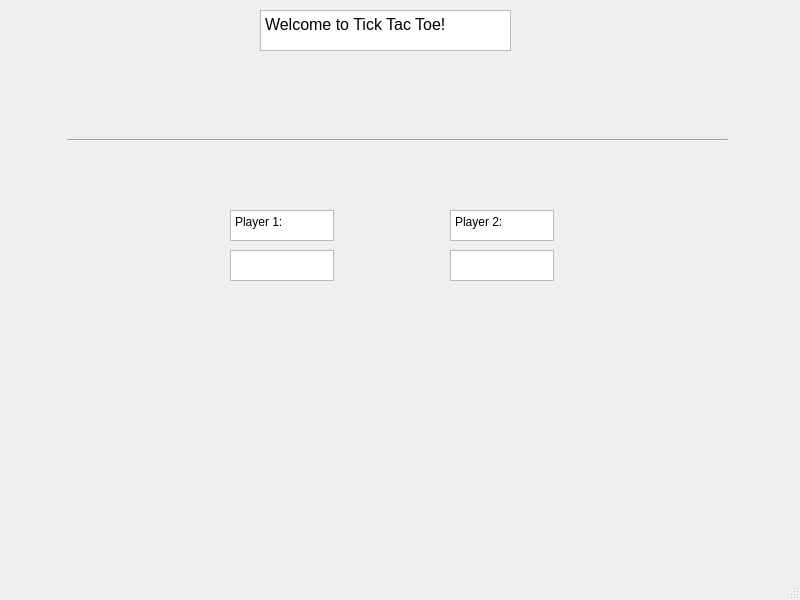
<?xml version="1.0" encoding="UTF-8"?>
<ui version="4.0">
 <class>MainWindow</class>
 <widget class="QMainWindow" name="MainWindow">
  <property name="geometry">
   <rect>
    <x>0</x>
    <y>0</y>
    <width>800</width>
    <height>600</height>
   </rect>
  </property>
  <property name="windowTitle">
   <string>MainWindow</string>
  </property>
  <widget class="QWidget" name="centralwidget">
   <widget class="QTextEdit" name="textEdit">
    <property name="geometry">
     <rect>
      <x>260</x>
      <y>10</y>
      <width>251</width>
      <height>41</height>
     </rect>
    </property>
    <property name="html">
     <string>&lt;!DOCTYPE HTML PUBLIC &quot;-//W3C//DTD HTML 4.0//EN&quot; &quot;http://www.w3.org/TR/REC-html40/strict.dtd&quot;&gt;
&lt;html&gt;&lt;head&gt;&lt;meta name=&quot;qrichtext&quot; content=&quot;1&quot; /&gt;&lt;style type=&quot;text/css&quot;&gt;
p, li { white-space: pre-wrap; }
&lt;/style&gt;&lt;/head&gt;&lt;body style=&quot; font-family:'MS Shell Dlg 2'; font-size:7.8pt; font-weight:400; font-style:normal;&quot;&gt;
&lt;p style=&quot; margin-top:0px; margin-bottom:0px; margin-left:0px; margin-right:0px; -qt-block-indent:0; text-indent:0px;&quot;&gt;&lt;span style=&quot; font-size:12pt;&quot;&gt;Welcome to Tick Tac Toe!&lt;/span&gt;&lt;/p&gt;&lt;/body&gt;&lt;/html&gt;</string>
    </property>
   </widget>
   <widget class="QWidget" name="horizontalLayoutWidget">
    <property name="geometry">
     <rect>
      <x>-200</x>
      <y>50</y>
      <width>160</width>
      <height>80</height>
     </rect>
    </property>
    <layout class="QHBoxLayout" name="horizontalLayout"/>
   </widget>
   <widget class="Line" name="line">
    <property name="geometry">
     <rect>
      <x>67</x>
      <y>130</y>
      <width>661</width>
      <height>20</height>
     </rect>
    </property>
    <property name="orientation">
     <enum>Qt::Horizontal</enum>
    </property>
   </widget>
   <widget class="QPlainTextEdit" name="plainTextEdit">
    <property name="geometry">
     <rect>
      <x>230</x>
      <y>210</y>
      <width>104</width>
      <height>31</height>
     </rect>
    </property>
    <property name="plainText">
     <string>Player 1:</string>
    </property>
   </widget>
   <widget class="QPlainTextEdit" name="Player1Input">
    <property name="geometry">
     <rect>
      <x>230</x>
      <y>250</y>
      <width>104</width>
      <height>31</height>
     </rect>
    </property>
    <property name="plainText">
     <string> </string>
    </property>
   </widget>
   <widget class="QPlainTextEdit" name="Player2Input_2">
    <property name="geometry">
     <rect>
      <x>450</x>
      <y>250</y>
      <width>104</width>
      <height>31</height>
     </rect>
    </property>
    <property name="plainText">
     <string> </string>
    </property>
   </widget>
   <widget class="QPlainTextEdit" name="plainTextEdit_4">
    <property name="geometry">
     <rect>
      <x>450</x>
      <y>210</y>
      <width>104</width>
      <height>31</height>
     </rect>
    </property>
    <property name="plainText">
     <string>Player 2:</string>
    </property>
   </widget>
  </widget>
  <widget class="QMenuBar" name="menubar">
   <property name="geometry">
    <rect>
     <x>0</x>
     <y>0</y>
     <width>800</width>
     <height>26</height>
    </rect>
   </property>
  </widget>
  <widget class="QStatusBar" name="statusbar"/>
 </widget>
 <resources/>
 <connections/>
</ui>
